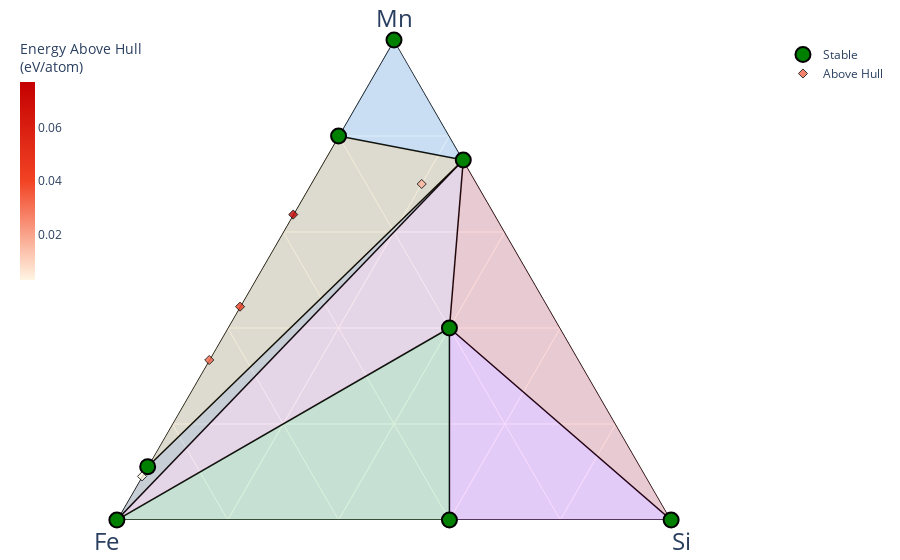

Notebook code for this chart:
### Markdown cell above
## Plot the Phase Diagram

For ternary systems, visualize the convex hull:

### Code cell
if result.phase_diagram is not None:
    fig = explorer.plot_phase_diagram(result, show_unstable=0.1)
    fig.show()
    
    # Save to file
    fig.write_html(result.run_directory / "phase_diagram.html")
    print(f"Saved to {result.run_directory / 'phase_diagram.html'}")
else:
    print("Phase diagram requires at least 2 valid candidates")

### Figure 1 — Plotly figure (JSON) as saved in the notebook; plotly's stock layout.template omitted (floating-point values rounded to 4 significant figures)
{"data": [{"a": [4, 1, null, 2, 0, null, 3, 0, null, 0, 2, null, 0, 0, null, 2, 3, null, 3, 0, null, 1, 4, null, 3, 4, null, 2, 0, null, 1, 3, null, 1, 0, null, 3, 1, null, 0, 0, null], "b": [1, 0, null, 1, 0, null, 0, 1, null, 2, 1, null, 2, 0, null, 1, 0, null, 0, 0, null, 8, 1, null, 0, 1, null, 1, 1, null, 8, 0, null, 8, 1, null, 0, 0, null, 2, 1, null], "c": [0, 0, null, 2, 1, null, 1, 0, null, 3, 2, null, 3, 1, null, 2, 1, null, 1, 1, null, 0, 0, null, 1, 0, null, 2, 0, null, 0, 1, null, 0, 0, null, 1, 0, null, 3, 0, null], "hoverinfo": "none", "line": {"color": "black", "width": 1.5}, "mode": "lines", "showlegend": false, "type": "scatterternary"}, {"a": [1, 3, 4], "b": [0, 0, 1], "c": [0, 1, 0], "fill": "toself", "fillcolor": "#2E91E5", "hovertemplate": "<extra></extra>", "line": {"width": 0}, "mode": "lines", "name": "Mn—Mn<sub>3</sub>Si—Mn<sub>4</sub>Fe", "opacity": 0.15, "showlegend": false, "type": "scatterternary"}, {"a": [0, 2, 3], "b": [1, 1, 0], "c": [0, 2, 1], "fill": "toself", "fillcolor": "#E15F99", "hovertemplate": "<extra></extra>", "line": {"width": 0}, "mode": "lines", "name": "Fe—Mn<sub>2</sub>FeSi<sub>2</sub>—Mn<sub>3</sub>Si", "opacity": 0.15, "showlegend": false, "type": "scatterternary"}, {"a": [0, 0, 2], "b": [1, 2, 1], "c": [0, 3, 2], "fill": "toself", "fillcolor": "#1CA71C", "hovertemplate": "<extra></extra>", "line": {"width": 0}, "mode": "lines", "name": "Fe—Fe<sub>2</sub>Si<sub>3</sub>—Mn<sub>2</sub>FeSi<sub>2</sub>", "opacity": 0.15, "showlegend": false, "type": "scatterternary"}, {"a": [2, 3, 0], "b": [1, 0, 0], "c": [2, 1, 1], "fill": "toself", "fillcolor": "#FB0D0D", "hovertemplate": "<extra></extra>", "line": {"width": 0}, "mode": "lines", "name": "Mn<sub>2</sub>FeSi<sub>2</sub>—Mn<sub>3</sub>Si—Si", "opacity": 0.15, "showlegend": false, "type": "scatterternary"}, {"a": [0, 2, 0], "b": [2, 1, 0], "c": [3, 2, 1], "fill": "toself", "fillcolor": "#DA16FF", "hovertemplate": "<extra></extra>", "line": {"width": 0}, "mode": "lines", "name": "Fe<sub>2</sub>Si<sub>3</sub>—Mn<sub>2</sub>FeSi<sub>2</sub>—Si", "opacity": 0.15, "showlegend": false, "type": "scatterternary"}, {"a": [0, 3, 1], "b": [1, 0, 8], "c": [0, 1, 0], "fill": "toself", "fillcolor": "#222A2A", "hovertemplate": "<extra></extra>", "line": {"width": 0}, "mode": "lines", "name": "Fe—Mn<sub>3</sub>Si—MnFe<sub>8</sub>", "opacity": 0.15, "showlegend": false, "type": "scatterternary"}, {"a": [3, 4, 1], "b": [0, 1, 8], "c": [1, 0, 0], "fill": "toself", "fillcolor": "#B68100", "hovertemplate": "<extra></extra>", "line": {"width": 0}, "mode": "lines", "name": "Mn<sub>3</sub>Si—Mn<sub>4</sub>Fe—MnFe<sub>8</sub>", "opacity": 0.15, "showlegend": false, "type": "scatterternary"}, {"a": [4, 1, 2, 0, 3, 0, 0, 1], "b": [1, 0, 1, 0, 0, 1, 2, 8], "c": [0, 0, 2, 1, 1, 0, 3, 0], "cliponaxis": false, "hoverinfo": "text", "hoverlabel": {"font": {"size": 14}}, "hovertext": ["Mn<sub>4</sub>Fe (FeMn4 (I4-m)) <br>  Formation energy: -0.546 eV/atom <br>  (Stable)<br><br> Mn: 0.8<br> Fe: 0.2<br> Si: 0.0", "Mn (Mn (Im-3m)) <br>  Formation energy: 0.0 eV/atom <br>  (Stable)<br><br> Mn: 1.0<br> Fe: 0.0<br> Si: 0.0", "Mn<sub>2</sub>FeSi<sub>2</sub> (FeMn2Si2 (P3m1)) <br>  Formation energy: -0.708 eV/atom <br>  (Stable)<br><br> Mn: 0.4<br> Fe: 0.2<br> Si: 0.4", "Si (Si (Pm-3m)) <br>  Formation energy: 0.0 eV/atom <br>  (Stable)<br><br> Mn: 0.0<br> Fe: 0.0<br> Si: 1.0", "Mn<sub>3</sub>Si (Mn3Si (Immm)) <br>  Formation energy: -0.91 eV/atom <br>  (Stable)<br><br> Mn: 0.75<br> Fe: 0.0<br> Si: 0.25", "Fe (Fe (Im-3m)) <br>  Formation energy: 0.0 eV/atom <br>  (Stable)<br><br> Mn: 0.0<br> Fe: 1.0<br> Si: 0.0", "Fe<sub>2</sub>Si<sub>3</sub> (Fe2Si3 (Pmm2)) <br>  Formation energy: -0.391 eV/atom <br>  (Stable)<br><br> Mn: 0.0<br> Fe: 0.4<br> Si: 0.6", "MnFe<sub>8</sub> (Fe8Mn (R-3)) <br>  Formation energy: -0.077 eV/atom <br>  (Stable)<br><br> Mn: 0.111111<br> Fe: 0.888889<br> Si: 0.0"], "marker": {"color": "green", "line": {"color": "black", "width": 2}, "size": 15, "symbol": "circle"}, "mode": "markers", "name": "Stable", "showlegend": true, "type": "scatterternary"}, {"a": [1, 1, 4, 7, 7], "b": [2, 10, 5, 1, 4], "c": [0, 0, 0, 2, 0], "cliponaxis": false, "hoverinfo": "text", "hoverlabel": {"font": {"size": 14}}, "hovertext": ["MnFe<sub>2</sub> (Fe2Mn (I4-mmm)) <br>  Formation energy: -0.195 eV/atom <br>  Energy Above Hull: (+0.033 eV/atom)<br><br> Mn: 0.333333<br> Fe: 0.666667<br> Si: 0.0", "MnFe<sub>10</sub> (Fe10Mn (C2-m)) <br>  Formation energy: -0.059 eV/atom <br>  Energy Above Hull: (+0.003 eV/atom)<br><br> Mn: 0.090909<br> Fe: 0.909091<br> Si: 0.0", "Mn<sub>4</sub>Fe<sub>5</sub> (Fe5Mn4 (P-1)) <br>  Formation energy: -0.26 eV/atom <br>  Energy Above Hull: (+0.044 eV/atom)<br><br> Mn: 0.444444<br> Fe: 0.555556<br> Si: 0.0", "Mn<sub>7</sub>FeSi<sub>2</sub> (FeMn7Si2 (Pm)) <br>  Formation energy: -0.78 eV/atom <br>  Energy Above Hull: (+0.017 eV/atom)<br><br> Mn: 0.7<br> Fe: 0.1<br> Si: 0.2", "Mn<sub>7</sub>Fe<sub>4</sub> (Fe4Mn7 (Cm)) <br>  Formation energy: -0.358 eV/atom <br>  Energy Above Hull: (+0.077 eV/atom)<br><br> Mn: 0.636364<br> Fe: 0.363636<br> Si: 0.0"], "marker": {"color": [0.033, 0.003, 0.044, 0.017, 0.077], "colorbar": {"len": 0.5, "thickness": 0.02, "thicknessmode": "fraction", "title": {"text": "Energy Above Hull<br>(eV/atom)"}, "x": 0, "xpad": 0, "y": 1, "yanchor": "top", "ypad": 0}, "colorscale": [[0, "#fff5e3"], [0.5, "#f24324"], [1, "#c40000"]], "line": {"color": "black", "width": 1}, "opacity": 0.8, "size": 7, "symbol": "diamond"}, "mode": "markers", "name": "Above Hull", "showlegend": true, "type": "scatterternary"}], "layout": {"autosize": true, "coloraxis": {"colorbar": {"x": 1, "y": 0.05, "yanchor": "top"}}, "margin": {"b": 40, "l": 20, "r": 20, "t": 40}, "paper_bgcolor": "rgba(0,0,0,0)", "plot_bgcolor": "rgba(0,0,0,0)", "showlegend": true, "ternary": {"aaxis": {"layer": "below traces", "showgrid": true, "showticklabels": true, "tickfont": {"color": "rgba(0,0,0,0)", "size": 7}, "title": {"font": {"size": 24}, "text": "Mn"}}, "baxis": {"layer": "below traces", "min": 0, "showgrid": true, "showticklabels": true, "tickfont": {"color": "rgba(0,0,0,0)", "size": 7}, "title": {"font": {"size": 24}, "text": "Fe"}}, "caxis": {"layer": "below traces", "min": 0, "showgrid": true, "showticklabels": true, "tickfont": {"color": "rgba(0,0,0,0)", "size": 7}, "title": {"font": {"size": 24}, "text": "Si"}}, "sum": 1}}}
